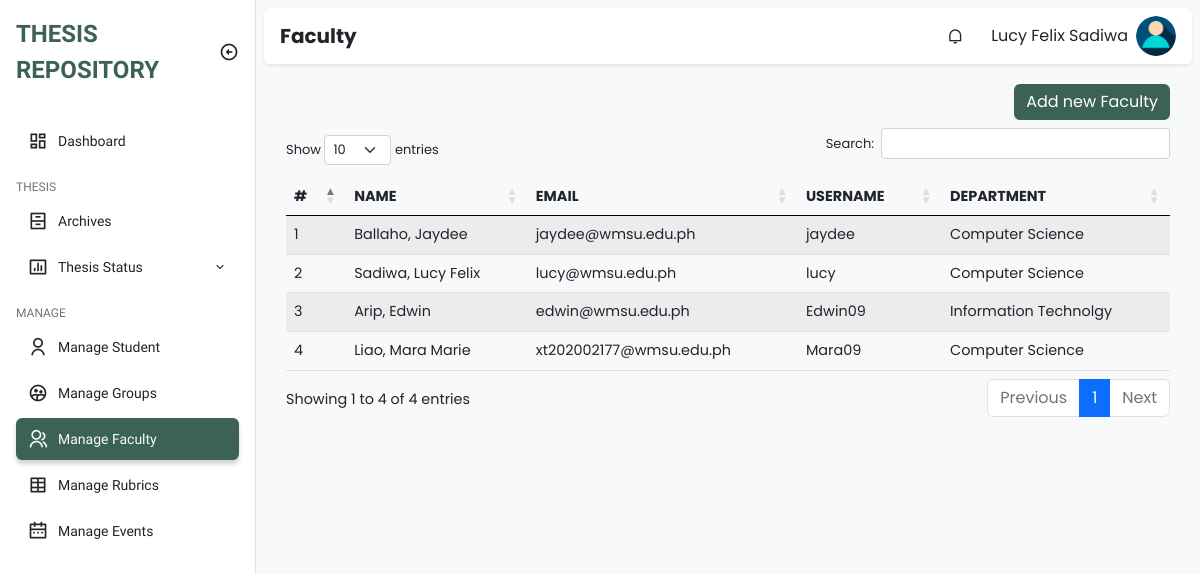
The app's page /admin/manage_faculty.php (signed in), older data.
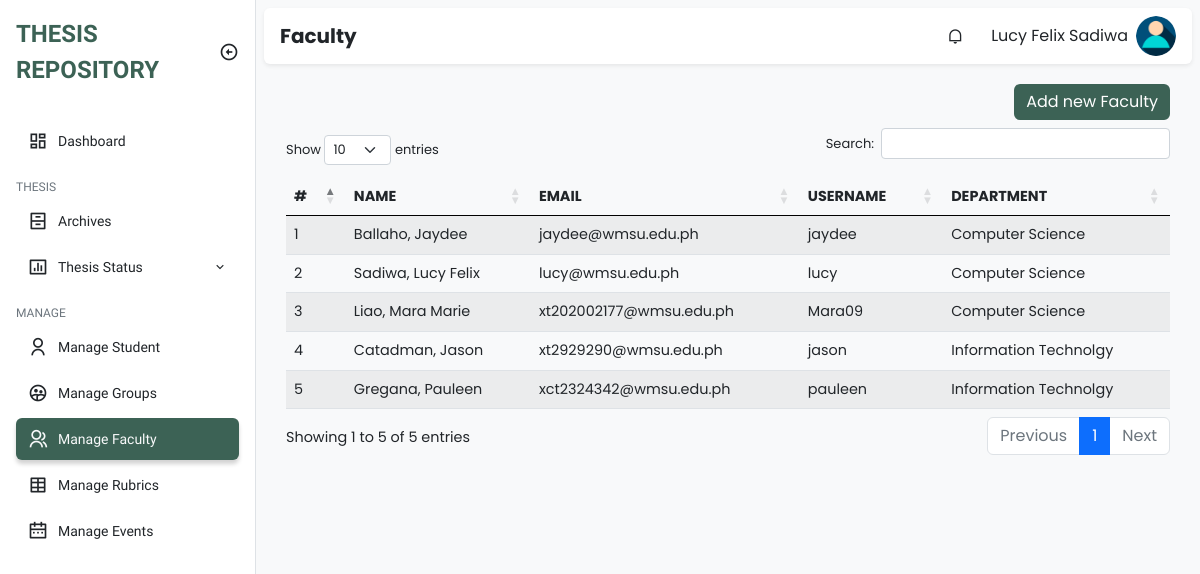
The same page, newer data.
### tables this page shows
CREATE TABLE `faculty` (
  `id` int(11) NOT NULL,
  `firstname` varchar(255) NOT NULL,
  `middle_name` varchar(100) NOT NULL,
  `lastname` varchar(255) NOT NULL,
  `email` varchar(100) NOT NULL,
  `username` varchar(255) NOT NULL,
  `password` varchar(100) NOT NULL,
  `department` varchar(100) NOT NULL,
  `type` varchar(100) NOT NULL,
  `created_at` timestamp NOT NULL DEFAULT current_timestamp(),
  `updated_at` timestamp NOT NULL DEFAULT current_timestamp() ON UPDATE current_timestamp()
);

### class/faculty.class.php (called while the page is built, shortened)
<?php
class Faculty{
    protected $db;
    function __construct()
    {
        $this->db = new Database();
    }
    function show(){
        $sql = "SELECT * FROM faculty ORDER BY CONCAT('lastname',', ','firstname') ASC;";
        $query=$this->db->connect()->prepare($sql);
        if($query->execute()){
            $data = $query->fetchAll();
        }
        return $data;
    }
}
?>

### class/database.sample.php (called while the page is built)
<?php
class Database{
    private $host = 'localhost';
    private $username = 'root';
    private $password = '';
    private $database = 'tams';
    protected $connection;
    function connect(){
        try
			{
				$this->connection = new PDO("mysql:host=$this->host;dbname=$this->database",
											$this->username, $this->password);
			}
			catch (PDOException $e)
			{
				echo "Connection error " . $e->getMessage();
			}
        return $this->connection;
    }
}
?>

### admin/manage_faculty.php (the view, shortened to what the changed rows need)
<?php
require_once '../class/faculty.class.php';
?>
<!DOCTYPE html>
<html lang="en">
  <head>
    <link
      href="https://cdn.jsdelivr.net/npm/remixicon@2.5.0/fonts/remixicon.css"
      rel="stylesheet"
    />
    <link rel="stylesheet" href="https://cdn.datatables.net/1.13.1/css/dataTables.bootstrap5.min.css">
    <link rel="stylesheet" href="https://cdn.datatables.net/responsive/2.4.0/css/responsive.bootstrap.min.css">
    <link rel="stylesheet" href="../assets/css/bootstrap.min.css" />
    <link rel="stylesheet" href="../assets/css/style.css" />
  </head>
  <body>
    <main class="bg-light">
      <div class="p-2">
        <div class="py-4">
          <div class="container">
            <div class="head-cont d-flex justify-content-end pb-2">
              <a class="btn btn-primary add-button" href="add_faculty.php">Add new Faculty</a>
            </div>
                    <table id="example" class="table table-striped" style="width:100%">
                        <thead>
                            <tr>
                                <th>#</th>
                                <th>Name</th>
                                <th>Email</th>
                                <th>Username</th>
                                <th>Department</th>
                            </tr>
                        </thead>
                        <tbody>
                        <?php
                            require_once '../class/faculty.class.php';
                            $faculty = new Faculty();
                            $i = 1;
                            foreach ($faculty->show() as $value){
                        ?>
                            <tr>
                                <td><?php echo $i ?></td>
                                <td><?php echo $value['lastname'] . ', ' . $value['firstname'] . ' ' . $value['middle_name']?></td>
                                <td><?php echo $value['email'] ?></td>
                                <td><?php echo $value['username'] ?></td>
                                <td><?php echo $value['department'] ?></td>
                            </tr>
                        <?php
                            $i++;
                        }
                        ?>
                        </tbody>
                    </table>
                </div>
    </div>
        </div>
    </main>
  </body>
</html>

Row changes from the older to the newer data that the page shows:
removed faculty: lastname "Arip", firstname "Edwin", email "edwin@wmsu.edu.ph", username "Edwin09", department "Information Technolgy"
added faculty: lastname "Catadman", firstname "Jason", email "xt2929290@wmsu.edu.ph", username "jason", department "Information Technolgy"
added faculty: lastname "Gregana", firstname "Pauleen", email "xct2324342@wmsu.edu.ph", username "pauleen", department "Information Technolgy"
Text that changed along with them:
text written by a page script: "Show entries Search: Showing 1 to 4 of 4 entries Previous 1 Next" → "Show entries Search: Showing 1 to 5 of 5 entries Previous 1 Next"
